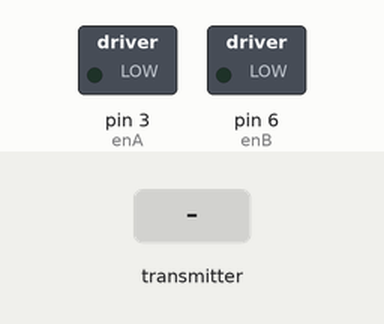
Bench run of a sketch on a simulated Arduino Uno, built with avr-gcc and run on an emulated ATmega328P. On the bench: switched loads named in the sketch (green lamp = pin HIGH). The inputs (shaded band) are chosen by the test bench. No radio packets arrive unless stated.

Above: at 1.2 s.
1.3 s: the transmitter starts sending throttle = 1023
At 1.9 s:
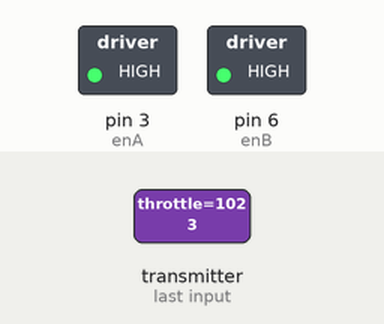
2.8 s: the transmitter starts sending direction = 1023
At 4.0 s:
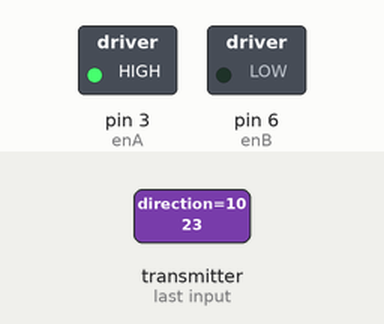
4.3 s: the transmitter starts sending direction = 0
At 5.4 s:
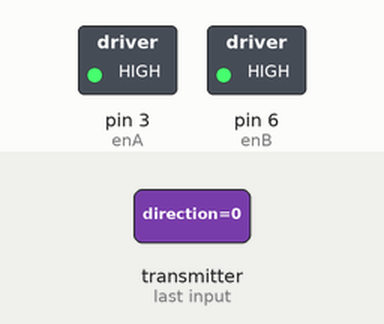
5.8 s: the transmitter starts sending throttle = 0
At 6.5 s:
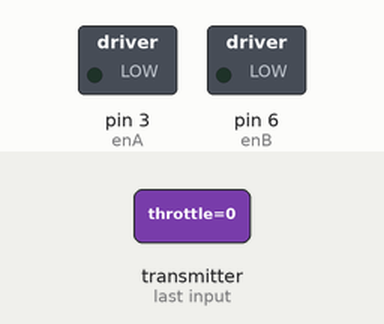
Timing chart, 0 to 8.3 s (numbered marks = the images above; inputs shaded):
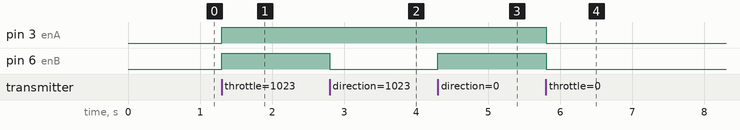

Measured:
- after the input at 1.3 s, pin 3 (enA), pin 6 (enB): LOW → HIGH at once
- after the input at 2.8 s, pin 6 (enB): HIGH → LOW at once
- after the input at 4.3 s, pin 6 (enB): LOW → HIGH at once
- after the input at 5.8 s, pin 3 (enA), pin 6 (enB): HIGH → LOW at once

The sketch:

barge_v01.ino
```cpp
/********************************************************************************
*	RC boat controller using nrF24L01
* heavily inspired by https://github.com/shane-taurean/Pepsi_Bottle_RC_Boat
* Initial one-arduino setup to test and add functionality in control of thrust with PS2 Joystick
*
* TODO/Ideas:
* - add trim on remote controller side to 1) allow for slight drift of the pot-values read from the joystick and 2) to compensate for differences in the motors/drag of the boat. Might not be necessary at all.
* - add one or more buttons to the remote controlm, in addition to the button the joystick for various functions like winch up/down, lights on/off, go-home, lock position etc.

* Prepare to change to another motor controller as I suspect the L293 won't handle slightly larger motors and amp-draws
* - L298 is used instead - looks like a drop-in replacement, but hasn't been tested yet
* See this guy for inspirating for cleaner/more readable code: https://www.youtube.com/watch?v=eVnyPSAefxU
* DONE:
*  - auto-kill all motors if no command-strings received for 1 second
*/


/*******************************************************************************/

#include <SPI.h>
#include "RF24.h"

// CE,CSN
RF24 radio(9,10);
// radio addresses
uint8_t addresses[][13] = {"MyBargeComs1","MyBargeComs2"}; // coms1 = remote, coms2 = barge

boolean dirA,dirB = 1;  // 1 (true) indicates forward, 0 indicates reverse

// throttle = forwards or backwards (256= full speed ahead - -256 == reverse)
// direction = turn - 0 = turn/rotate left, 255 = turn/rotate right
int x_val,y_val = 0; // values read from the joystick controller
                     // these are to be sent from the remote controller
int motorSpeedA,motorSpeedB = 0;
int maxSpeed = 255;

// motor A  - left
int enA = 3;

// motor B - right
int enB = 6;


struct myData {
  int throttle; // joystick x direction
  int direction; // joystick y direction - move this to a 2nd joystick when I get around to building it
  int aux1; // joystick button
  int aux2; // extra button
};
myData data;


unsigned long time = 0;
unsigned long lastMsg = 0;

unsigned long RXtout = 1000; // how long will we wait for new commands before total shutdown?
                             // not implemented yet

//**************************************************
void setup()
{
	//Serial.begin( 9600 );
        // init radio
          radio.begin();                           // Setup and configure rf radio
          radio.setAutoAck(false);                     // Ensure autoACK is disabled
//          radio.setPALevel(RF24_PA_LOW);
          radio.setDataRate(RF24_250KBPS);

          radio.setCRCLength(RF24_CRC_8);
          radio.openReadingPipe(1,addresses[1]);

          radio.startListening();                 // Start listening
 //         radio.printDetails();                   // Dump the configuration of the rf unit for debugging

data.throttle = 0;
data.direction = 0;

  // Set all the motor control pins to outputs
  pinMode(enA, OUTPUT);
  pinMode(enB, OUTPUT);

  // Motor A
  digitalWrite(enA, LOW);
  // Motor B
  digitalWrite(enB, LOW);
}

//**************************************************
void loop() {
        if( radio.available()){
          while (radio.available()) {                                   // While there is data ready
            radio.read( &data, sizeof(myData) );             // Get the payload
            lastMsg = millis();
          }
    //      Serial.print("Throttle: "); Serial.print(data.throttle); Serial.print("Direction: ");Serial.println(data.direction);
        }
        if (millis() - lastMsg > RXtout) {
          data.throttle = 0;
          data.direction = 0;
        }

        // going forward:
        if (data.throttle > 5) {
          motorSpeedA = data.throttle;
          motorSpeedB = data.throttle;
        } else if (data.throttle < -5) { // going reverse - can't do that yet, when we don't have any reverse thrusters on..
          // Set Motor A backwards

           // no reverse thrusters yet, so we just set speed to 0
          motorSpeedA = data.throttle*-1;
          motorSpeedB = data.throttle*-1;

          motorSpeedA = 0;
          motorSpeedB = 0;

        } else {
          motorSpeedA = 0;
          motorSpeedB = 0;
        }

        // Steering - left
        if (data.direction < -5) {
          y_val = data.direction*-1;
          motorSpeedA = motorSpeedA-y_val;
  //        motorSpeedB = motorSpeedB+y_val;

          if (motorSpeedA < 0) { motorSpeedA = 0; }
          if (motorSpeedB > maxSpeed) { motorSpeedB = maxSpeed; }
        } else if (data.direction > 5) { // steering right
          y_val = data.direction;
//          motorSpeedA = motorSpeedA+y_val;
          motorSpeedB = motorSpeedB-y_val;

          if (motorSpeedA > maxSpeed) { motorSpeedA = maxSpeed; }
          if (motorSpeedB < 0) { motorSpeedB = 0; }

        }
        if (motorSpeedA < 10) { motorSpeedA = 0; }
        if (motorSpeedB < 10) { motorSpeedB = 0; }
        //delay(10);
        // Set the motor speeds
        analogWrite(enA, motorSpeedA);
        analogWrite(enB, motorSpeedB);
//        Serial.print(data.throttle); Serial.print(" / Speed A : "); Serial.print(motorSpeedA); Serial.print(" / Speed B : "); Serial.println(motorSpeedB);

} // loop


//**************************************************
```
